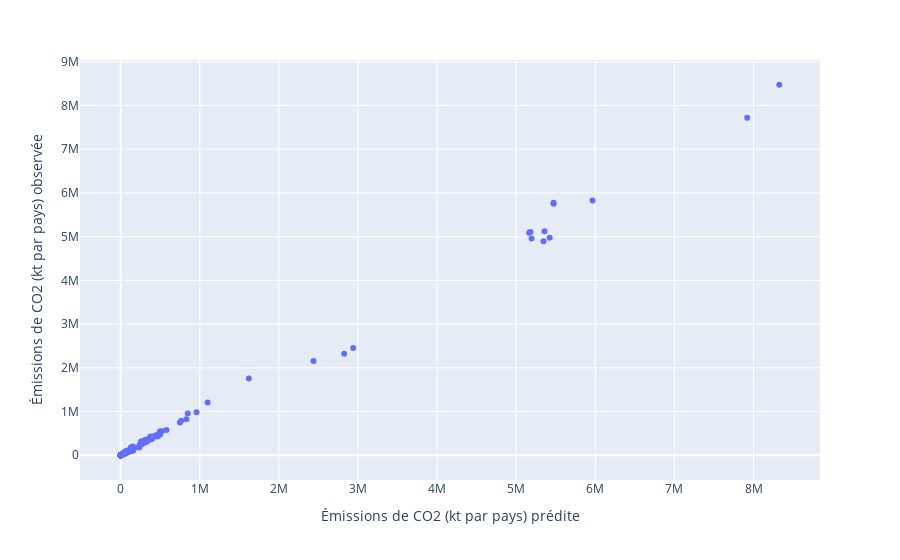

Notebook source saved alongside this figure:
### Code cell
import plotly.express as px

fig=px.scatter(x=np.exp(lr2_y_test_pred),y=y_test,labels={'x': 'Émissions de CO2 (kt par pays) prédite' , 'y': 'Émissions de CO2 (kt par pays) observée'})
fig.show()

### Figure 1 — Plotly figure (JSON) as saved in the notebook; plotly's stock layout.template omitted (floating-point values rounded to 4 significant figures; data arrays with more than 128 entries replaced by an {"elided": "..."} marker saying what was removed)
{"data": [{"hovertemplate": "Émissions de CO2 (kt par pays) prédite=%{x}<br>Émissions de CO2 (kt par pays) observée=%{y}<extra></extra>", "legendgroup": "", "marker": {"color": "#636efa", "symbol": "circle"}, "mode": "markers", "name": "", "orientation": "v", "showlegend": false, "type": "scatter", "x": {"elided": "554 float values"}, "xaxis": "x", "y": {"elided": "554 float values"}, "yaxis": "y"}], "layout": {"legend": {"tracegroupgap": 0}, "margin": {"t": 60}, "xaxis": {"anchor": "y", "domain": [0, 1], "title": {"text": "Émissions de CO2 (kt par pays) prédite"}}, "yaxis": {"anchor": "x", "domain": [0, 1], "title": {"text": "Émissions de CO2 (kt par pays) observée"}}}}
